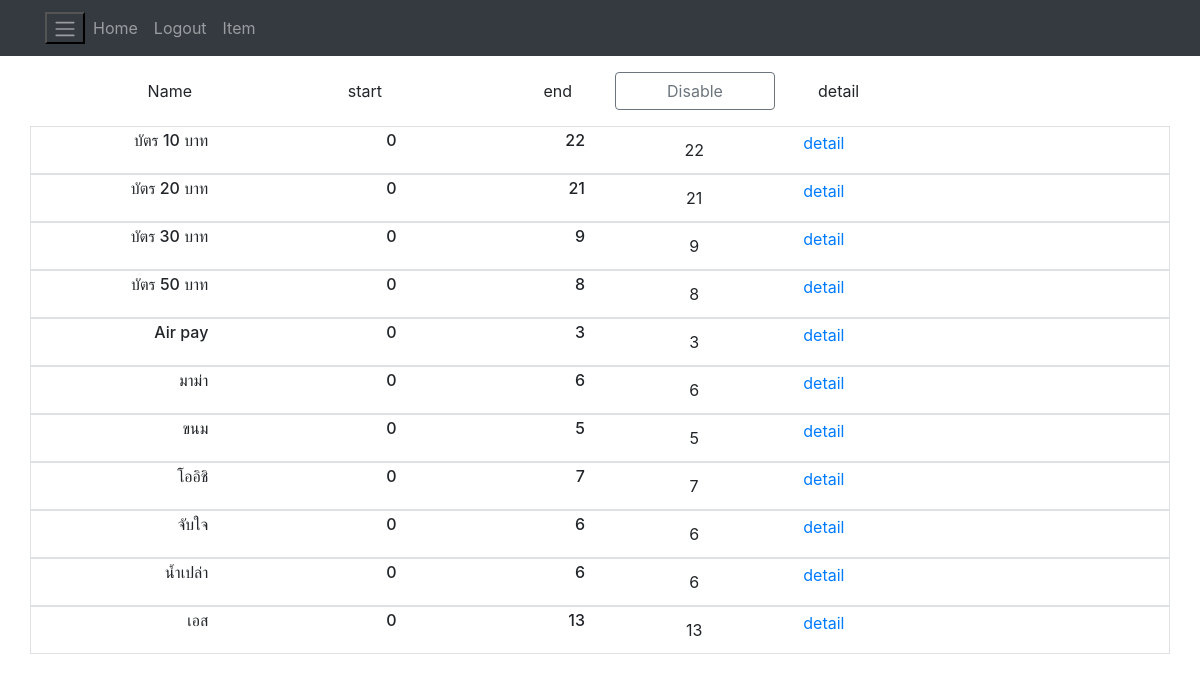
The page /store/wahkorboy/store/sale/index (signed in) on the database its author committed.
### stock/models.py (models this page shows, shortened)
class Item(models.Model):
    objects: models.manager
    user = models.ForeignKey(User,on_delete=models.CASCADE)
    name = models.CharField(max_length=200)
    price = models.PositiveIntegerField()
    type = models.PositiveSmallIntegerField(choices=[(1, 'Non Stock'), (2, 'Air pay'), (3, 'Stock')])
    is_active = models.PositiveSmallIntegerField(default=1,
                                                 choices=[(0, 'inactive'), (1, 'active')],)
    user_access = models.PositiveSmallIntegerField(default=1)

### stock/data2view/store/sale/views.py (the view)
# urls.py: path('', indexview.IndexView, name='index'),
def IndexView(request,url):
    if not action.is_worker_genius(request,url):
        return redirect('stock:index_store',url = request.session['url'])
    content = {}
    worker = queries.get_worker(url, username=request.session['worker'])
    if request.POST:
        if request.is_ajax():
            data = json.dumps(ajax.SaleEnableButton(request,worker))
            return HttpResponse(data,content_type='application/json')
    items = Item.objects.filter(
        user=worker.supervisor )
    form_list=[]
    if items.exists():
        content['items'] = items
        for item in items:
            form_list.append(salelist(request,item,url))
        content['forms'] = form_list
    else:
        content['message']   = 'you donot have any item'
    worker.enable_sale=False
    worker.save()
    return render(request, 'stock/store/sale/index.html',content)

### stock/data2view/store/sale/views.py (called while the page is built)
def salelist(request,item,url):
    first=0
    now=0
    sale=0
    worker =queries.get_worker(url,request.session['worker'])
    sale_1 = Sale.objects.filter(
                item=item,
                create_worker=worker.username,
                create_time__lt=worker.date_log
                )
    sale_2 = Sale.objects.filter(
                item=item,
                create_worker=worker.username,
                create_time__lt=timezone.now()
                )
    if sale_1.exists():
        first=  sale_1.aggregate(Sum('volume'))['volume__sum']
    if sale_2.exists():
        now=  sale_2.aggregate(Sum('volume'))['volume__sum']
    sale=now-first
    return {
        'id':item.id,
        'name':item.name,
        'first':first,
        'now':now,
        'sale':sale
    }

### stock/data2view/user/action.py (called while the page is built)
def is_worker_genius(request,url,access_level=False):
    if 'worker' not in request.session:
        return False
    if not queries.is_worker_exists(url,username=request.session['worker']):
        return False
    worker = queries.get_worker(url,username=request.session['worker'])
    if access_level is not False:
        if worker.access_level > access_level:
            return False
    return worker.track == request.session['track']

### stock/data2view/user/queries.py (called while the page is built, shortened)
def is_url_exists(url):
    query = User.objects.filter(url=url)
    if query.exists():
        return True
    else:
        return False

def get_user(url):
    return User.objects.get(url=url)

def is_worker_exists(url, username=False, pk=False):
    if not is_url_exists(url):
        return False
    if username is not False:
        query = Worker.objects.filter(
            supervisor=get_user(url),
            username=username
        )
        if query.exists():
            return True
    return False

def get_worker(url, username=False, pk=False):
    if pk is False:
        return Worker.objects.get(
            supervisor=get_user(url),
            username=username
        )
    if username is False:
        return Worker.objects.get(
            supervisor=get_user(url),
            pk=pk
        )

### stock/templates/stock/store/sale/index.html (shortened to what this page needs)
{% extends 'stock/layout/layout.html' %}
{% block content %}
{% load static %}
{% if forms %}
        <div class="row mt-3 mb-2">
            <div class="col-3 col-md-2">
                <h6 class="text-right btn w-100">Name</h6>
            </div>
            <div class="col-2">
                <h4 class="btn text-right w-100">start</h4>
            </div>
            <div class="col-2">
                <h4 class="text-right btn w-100">end</h4>
            </div>
            <div class="col-2">
              <button class="btn btn-outline-secondary w-100 " id='enableBTN' value="0"
              >Disable</button>
            </div>
            <div class="col-1">
              <button class="btn  w-100" type="button" name="button">detail</button>
            </div>
        </div>
    {% for form in forms %}
        <div class="row border p-1">
              <div class="col-3 col-md-2">
                <h6 class="text-right">{{form.name}}</h6>
              </div>
              <div class="col-2">
                  <h6 class="text-right" id="first_{{forloop.counter}}">{{form.first}}</h6>
              </div>
              <div class="col-2">
                  <h6 class="text-right" id="now_{{forloop.counter}}">{{form.now}}</h6>
              </div>
              <div class="col-2">
                  <button class="btn w-100 acbtn" name="{{form.name}}" id="{{forloop.counter}}">{{form.sale}}</button>
              </div>
              <div class="col-1">
                <a href="{% url 'stock:detail_sale' request.session.url form.id %}">detail</a>
              </div>
        </div>
    {% endfor %}
{% endif %}
{% endblock content %}

### rows shown on the page
Item: name "บัตร 10 บาท"
Item: name "บัตร 20 บาท"
Item: name "บัตร 30 บาท"
Item: name "บัตร 50 บาท"
Item: name "Air pay"
Item: name "มาม่า"
Item: name "ขนม"
Item: name "โออิชิ"
Item: name "จับใจ"
Item: name "น้ำเปล่า"
Item: name "เอส"
